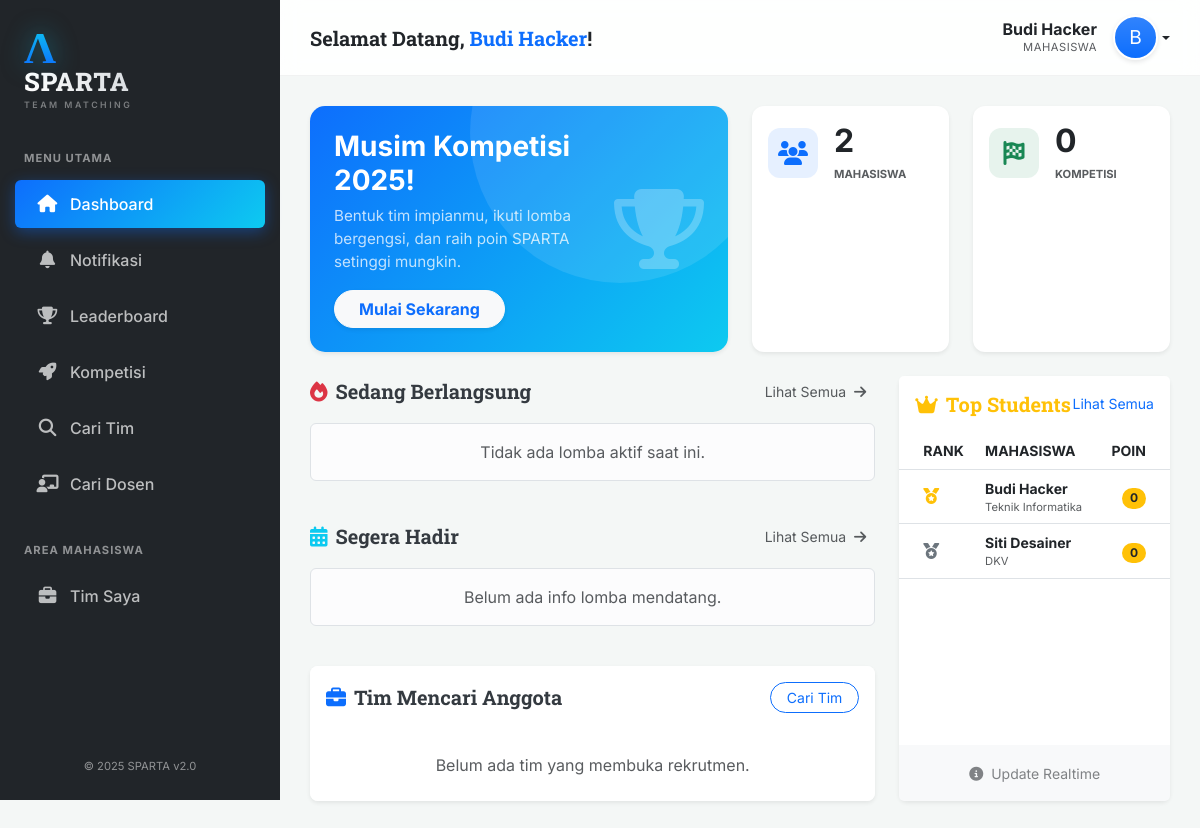
The page / (signed in) on the database as committed earlier.
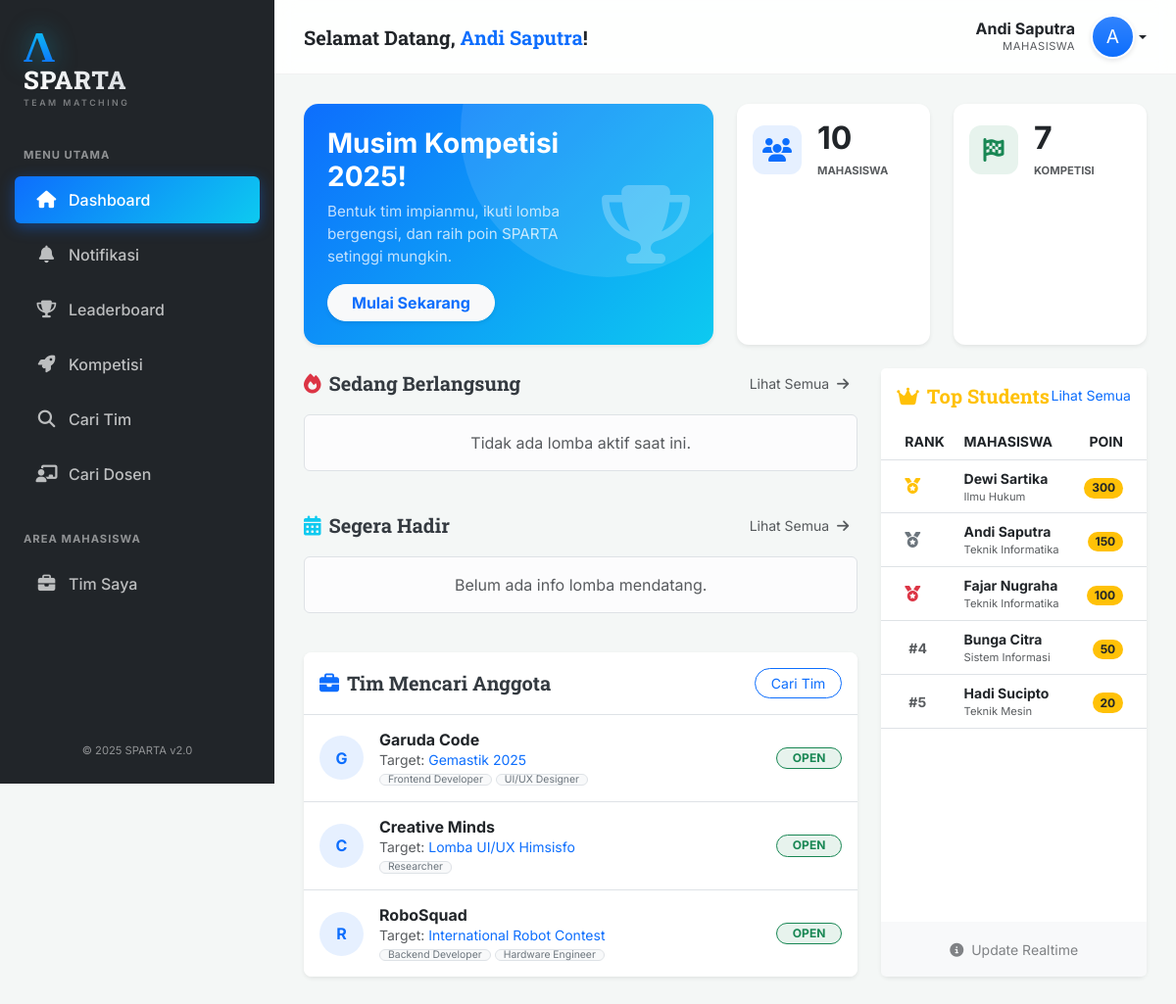
The same page on the database as committed later.
### tables this page shows
CREATE TABLE Mahasiswa (
    ID_Mahasiswa INT AUTO_INCREMENT PRIMARY KEY,
    NIM VARCHAR(20) UNIQUE DEFAULT NULL,
    Nama_Mahasiswa VARCHAR(150) NOT NULL,
    Email VARCHAR(100) UNIQUE NOT NULL,
    Password_Hash VARCHAR(255) NOT NULL,
    Tempat_Lahir VARCHAR(50),
    Tanggal_Lahir DATE,
    Bio TEXT,
    No_HP VARCHAR(20) DEFAULT NULL,
    LinkedIn VARCHAR(255) DEFAULT NULL,
    Total_Poin FLOAT DEFAULT 0,
    ID_Prodi INT DEFAULT NULL,
    Foto_Profil VARCHAR(255) DEFAULT NULL,
    Is_Verified TINYINT(1) DEFAULT 0,
    Verification_Token VARCHAR(255) DEFAULT NULL,
    FOREIGN KEY (ID_Prodi) REFERENCES Prodi(ID_Prodi) ON DELETE SET NULL
);

CREATE TABLE Prodi (
    ID_Prodi INT AUTO_INCREMENT PRIMARY KEY,
    Nama_Prodi VARCHAR(100) NOT NULL,
    ID_Fakultas INT,
    FOREIGN KEY (ID_Fakultas) REFERENCES Fakultas(ID_Fakultas) ON DELETE SET NULL
);

CREATE TABLE Tim (
    ID_Tim INT AUTO_INCREMENT PRIMARY KEY,
    Nama_Tim VARCHAR(100) NOT NULL,
    Status_Pencarian ENUM('Terbuka', 'Tertutup') DEFAULT 'Terbuka',
    Deskripsi_Tim TEXT,
    Kebutuhan_Role TEXT DEFAULT NULL,  
    ID_Lomba INT NOT NULL,
    ID_Kategori INT DEFAULT NULL,  
    ID_Mahasiswa_Ketua INT NOT NULL,
    ID_Dosen_Pembimbing INT,
    ID_Peringkat INT,
    FOREIGN KEY (ID_Lomba) REFERENCES Lomba(ID_Lomba) ON DELETE CASCADE,
    FOREIGN KEY (ID_Kategori) REFERENCES Kategori_Lomba(ID_Kategori) ON DELETE SET NULL,
    FOREIGN KEY (ID_Mahasiswa_Ketua) REFERENCES Mahasiswa(ID_Mahasiswa),
    FOREIGN KEY (ID_Dosen_Pembimbing) REFERENCES Dosen_Pembimbing(ID_Dosen),
    FOREIGN KEY (ID_Peringkat) REFERENCES Peringkat_Juara(ID_Peringkat)
);

CREATE TABLE Lomba (
    ID_Lomba INT AUTO_INCREMENT PRIMARY KEY,
    Nama_Lomba VARCHAR(200) NOT NULL,
    Deskripsi TEXT,
    Lokasi VARCHAR(100),
    Link_Web VARCHAR(255),
    Tanggal_Mulai DATE,
    Tanggal_Selesai DATE,
    ID_Jenis_Penyelenggara INT,
    ID_Tingkatan INT,
    FOREIGN KEY (ID_Jenis_Penyelenggara) REFERENCES Jenis_Penyelenggara(ID_Jenis),
    FOREIGN KEY (ID_Tingkatan) REFERENCES Tingkatan_Lomba(ID_Tingkatan)
);

### src/pages/dashboard.php (the view, shortened to what the rows shown need)
<?php
$sqlTeams = "SELECT t.*, l.Nama_Lomba, m.Nama_Mahasiswa
             FROM Tim t
             JOIN Lomba l ON t.ID_Lomba = l.ID_Lomba
             JOIN Mahasiswa m ON t.ID_Mahasiswa_Ketua = m.ID_Mahasiswa
             WHERE t.Status_Pencarian = 'Terbuka'
             LIMIT 3";
$openTeams = $pdo->query($sqlTeams)->fetchAll();
$sqlRank = "SELECT m.*, p.Nama_Prodi
            FROM Mahasiswa m
            LEFT JOIN Prodi p ON m.ID_Prodi = p.ID_Prodi
            ORDER BY m.Total_Poin DESC LIMIT 5";
$topRanks = $pdo->query($sqlRank)->fetchAll();
$totalMhs = $pdo->query("SELECT COUNT(*) FROM Mahasiswa")->fetchColumn();
$totalLomba = $pdo->query("SELECT COUNT(*) FROM Lomba")->fetchColumn();
?>
<div class="row g-4 mb-4">
    <div class="col-lg-3 col-6">
        <div class="card stat-card h-100 shadow-sm p-3">
            <div class="d-flex align-items-center">
                <div>
                    <h2 class="mb-0 fw-bold text-dark"><?= number_format($totalMhs) ?></h2>
                </div>
            </div>
        </div>
    </div>
    <div class="col-lg-3 col-6">
        <div class="card stat-card h-100 shadow-sm p-3">
            <div class="d-flex align-items-center">
                <div>
                    <h2 class="mb-0 fw-bold text-dark"><?= number_format($totalLomba) ?></h2>
                </div>
            </div>
        </div>
    </div>
</div>
<div class="row g-4">
    <div class="col-lg-8">
        <div class="card shadow-sm border-0 rounded-3 overflow-hidden">
            <div class="list-group list-group-flush">
                <?php foreach($openTeams as $t): ?>
                <a href="?page=tim&view=detail&id=<?= $t['ID_Tim'] ?>" class="list-group-item list-group-item-action p-3 d-flex align-items-center border-bottom-0 border-top">
                    <div class="me-3">
                        <div class="rounded-circle bg-primary bg-opacity-10 text-primary d-flex align-items-center justify-content-center fw-bold" style="width: 45px; height: 45px;">
                            <?= strtoupper(substr($t['Nama_Tim'], 0, 1)) ?>
                        </div>
                    </div>
                    <div class="flex-grow-1">
                        <h6 class="mb-0 fw-bold text-dark"><?= htmlspecialchars($t['Nama_Tim']) ?></h6>
                        <small class="text-muted d-block mb-1">Target: <span class="text-primary"><?= htmlspecialchars($t['Nama_Lomba']) ?></span></small>
                        <?php if(!empty($t['Kebutuhan_Role'])): ?>
                            <div class="d-flex flex-wrap gap-1">
                                <?php foreach(array_slice(explode(',', $t['Kebutuhan_Role']), 0, 3) as $role): ?>
                                    <span class="badge bg-light text-secondary border fw-normal py-0 px-2" style="font-size: 0.65rem;">
                                        <?= htmlspecialchars(trim($role)) ?>
                                    </span>
                                <?php endforeach; ?>
                            </div>
                        <?php endif; ?>
                    </div>
                    <span class="badge bg-success bg-opacity-10 text-success border border-success rounded-pill px-3 ms-2">OPEN</span>
                </a>
                <?php endforeach; ?>
            </div>
        </div>
    </div>
    <div class="col-lg-4">
        <div class="card shadow-sm border-0 rounded-3 h-100">
            <div class="card-body p-0">
                <table class="table table-hover align-middle mb-0">
                    <thead class="bg-light text-muted small text-uppercase">
                        <tr>
                            <th class="ps-4">Rank</th>
                            <th>Mahasiswa</th>
                            <th class="text-end pe-4">Poin</th>
                        </tr>
                    </thead>
                    <tbody>
                        <?php $rank=1; foreach($topRanks as $m): ?>
                        <tr style="cursor: pointer;" onclick="window.location='?page=profile&id=<?= $m['ID_Mahasiswa'] ?>'">
                            <td class="ps-4">
                                <?php if($rank==1): ?><i class="fas fa-medal text-warning"></i>
                                <?php elseif($rank==2): ?><i class="fas fa-medal text-secondary"></i>
                                <?php elseif($rank==3): ?><i class="fas fa-medal text-danger"></i>
                                <?php else: ?><span class="fw-bold text-muted ms-1 small">#<?= $rank ?></span>
                                <?php endif; ?>
                            </td>
                            <td>
                                <div class="fw-bold text-dark small"><?= htmlspecialchars($m['Nama_Mahasiswa']) ?></div>
                                <div class="text-muted" style="font-size: 0.7rem;"><?= $m['Nama_Prodi'] ?></div>
                            </td>
                            <td class="text-end pe-4">
                                <span class="badge bg-warning text-dark rounded-pill"><?= number_format($m['Total_Poin']) ?></span>
                            </td>
                        </tr>
                        <?php $rank++; endforeach; ?>
                    </tbody>
                </table>
            </div>
        </div>
    </div>
</div>

Rows that differ between the two databases and show on the page:
added tim: Nama_Tim "G", Nama_Tim "Garuda Code", ID_Lomba.Nama_Lomba "Gemastik 2025", Kebutuhan_Role "Frontend Developer", Kebutuhan_Role "UI/UX Designer", shown under "Tim Mencari Anggota"
added tim: Nama_Tim "C", Nama_Tim "Creative Minds", ID_Lomba.Nama_Lomba "Lomba UI/UX Himsisfo", Kebutuhan_Role "Researcher"
added tim: Nama_Tim "R", Nama_Tim "RoboSquad", ID_Lomba.Nama_Lomba "International Robot Contest", Kebutuhan_Role "Backend Developer", Kebutuhan_Role "Hardware Engineer", shown under "Tim Mencari Anggota"
added mahasiswa: Nama_Mahasiswa "Dewi Sartika", ID_Prodi.Nama_Prodi "Ilmu Hukum", Total_Poin "300"
changed mahasiswa: Nama_Mahasiswa "Budi Hacker" → "Andi Saputra"; Total_Poin "0" → "150"
added mahasiswa: Nama_Mahasiswa "Fajar Nugraha", ID_Prodi.Nama_Prodi "Teknik Informatika", Total_Poin "100"
changed mahasiswa: Nama_Mahasiswa "Siti Desainer" → "Bunga Citra"; ID_Prodi.Nama_Prodi "DKV" → "Sistem Informasi"; Total_Poin "0" → "50"; now shows "#"
added mahasiswa: Nama_Mahasiswa "Hadi Sucipto", ID_Prodi.Nama_Prodi "Teknik Mesin", Total_Poin "20"
Other text that changed with them:
$namaUser: "Budi Hacker" → "Andi Saputra"
substr($namaUser, 0, 1): "B" → "A"
$totalMhs: "2" → "10"
$totalLomba: "0" → "7"
text no longer shown: "Belum ada tim yang membuka rekrutmen."
